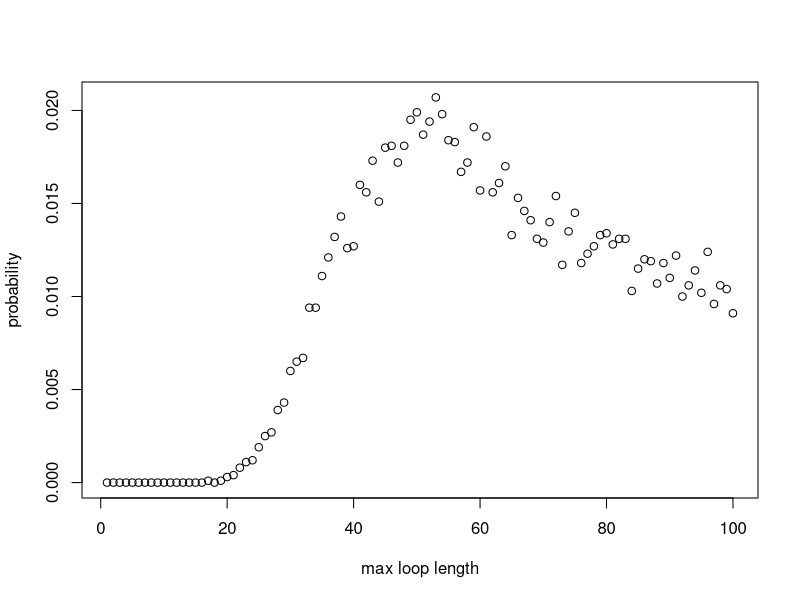

This figure's R source:
#calculate the probability of loop lengths 

dloop <- function(n, nreps) {
  each_loop_lengths <- c() #list to store the loop lengths generated by all simulations
  max_loop_lengths <- c()
  
  for (i in 1:nreps){ 
    #simulate the boxes nreps times 
    boxes <- sample(1 : (2*n), 2*n , replace=FALSE) 
    unopened_boxes <- 1:(2*n)
    
    #store the unique loop lengths generated from each simulation 
    new_loop_lengths <- c()
    
    #scan for loops, (while more than 2 boxes are still closed, indexing breaks down for smaller loops)
    while (length(unopened_boxes) > 2 ){
      #pick the smallest number unopened box and store the value of the card inside 
      cards_picked <- boxes[unopened_boxes[1]]
      
      #pick your next box according to your last card and scan each closed loop
      for (b in 2:length(unopened_boxes)){ #max loop length is the number of closed boxes
        cards_picked <- c(cards_picked, boxes[cards_picked[b-1]])
      }#end for 
      
      #add your new loop length to your list
      new_loop_lengths <- c(new_loop_lengths, length(unique(cards_picked))) 
      
      #remove the boxes opened 
      unopened_boxes <- setdiff(unopened_boxes,unique(cards_picked))
    } #end while 
    
    
    each_loop_lengths <- c(each_loop_lengths, unique(new_loop_lengths))
    max_loop_lengths <- c(max_loop_lengths, max(new_loop_lengths))
    
    
  } #end for 
  
  #probability vector for the occurrence of each maximum loop length 
  prob_vec_ymax <- tabulate(max_loop_lengths)/nreps
  x_axis <- 1:length(prob_vec_ymax)
  plot(x_axis, prob_vec_ymax, xlab = "max loop length", ylab = "probability")
  
  prob_less_n_loop = sum(prob_vec_ymax[1:n])
  cat("\n","prob your max loop has a length less than n",   prob_less_n_loop, "\n")
  
  
  #probability vector for the occurrence of each type of loop length 
  prob_vec_y <- tabulate(each_loop_lengths)/nreps
  return(prob_vec_y)
}#end function


#timing the function 
start_time = Sys.time()
VAR_1 <- dloop(50, 10000)
end_time = Sys.time()
cat(time_taken = end_time - start_time)

cat("your probability vector for producing at least one loop of length i: \n", VAR_1)

#print(sum(VAR_1))



